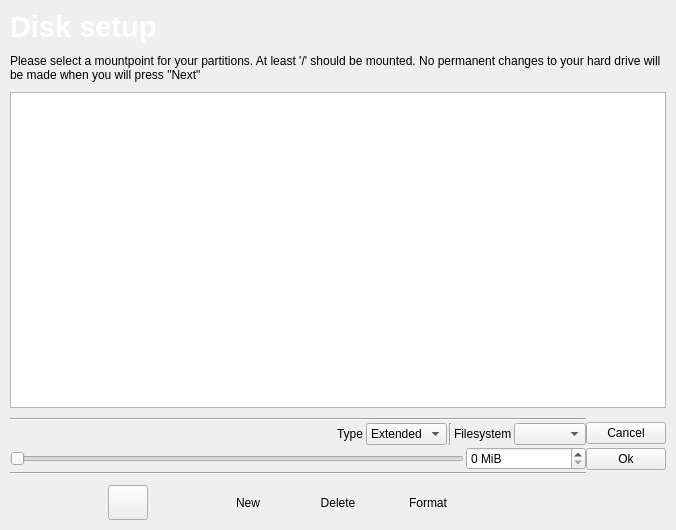
<?xml version="1.0" encoding="UTF-8"?>
<ui version="4.0">
 <class>Partition</class>
 <widget class="QWidget" name="Partition">
  <property name="geometry">
   <rect>
    <x>0</x>
    <y>0</y>
    <width>676</width>
    <height>530</height>
   </rect>
  </property>
  <property name="windowTitle">
   <string>Partition</string>
  </property>
  <layout class="QVBoxLayout" name="verticalLayout">
   <property name="spacing">
    <number>10</number>
   </property>
   <property name="margin">
    <number>10</number>
   </property>
   <item>
    <layout class="QHBoxLayout" name="horizontalLayout">
     <item>
      <widget class="QLabel" name="label">
       <property name="maximumSize">
        <size>
         <width>16777215</width>
         <height>50</height>
        </size>
       </property>
       <property name="font">
        <font>
         <pointsize>14</pointsize>
        </font>
       </property>
       <property name="text">
        <string>&lt;!DOCTYPE HTML PUBLIC &quot;-//W3C//DTD HTML 4.0//EN&quot; &quot;http://www.w3.org/TR/REC-html40/strict.dtd&quot;&gt;
&lt;html&gt;&lt;head&gt;&lt;meta name=&quot;qrichtext&quot; content=&quot;1&quot; /&gt;&lt;style type=&quot;text/css&quot;&gt;
p, li { white-space: pre-wrap; }
&lt;/style&gt;&lt;/head&gt;&lt;body style=&quot; font-family:'Bitstream Vera Sans'; font-size:9pt; font-weight:400; font-style:normal;&quot;&gt;
&lt;p style=&quot; margin-top:0px; margin-bottom:0px; margin-left:0px; margin-right:0px; -qt-block-indent:0; text-indent:0px; font-family:'Sans Serif'; font-size:10pt;&quot;&gt;&lt;span style=&quot; font-size:22pt; font-weight:600; color:#ffffff;&quot;&gt;Disk setup&lt;/span&gt;&lt;/p&gt;&lt;/body&gt;&lt;/html&gt;</string>
       </property>
      </widget>
     </item>
    </layout>
   </item>
   <item>
    <widget class="QLabel" name="descriptionLabel">
     <property name="maximumSize">
      <size>
       <width>16777215</width>
       <height>45</height>
      </size>
     </property>
     <property name="text">
      <string>Please select a mountpoint for your partitions. At least '/' should be mounted. No permanent changes to your hard drive will be made when you will press &quot;Next&quot;</string>
     </property>
     <property name="scaledContents">
      <bool>true</bool>
     </property>
     <property name="wordWrap">
      <bool>true</bool>
     </property>
    </widget>
   </item>
   <item>
    <widget class="PartitionViewWidget" name="treeWidget">
     <property name="rootIsDecorated">
      <bool>true</bool>
     </property>
     <property name="headerHidden">
      <bool>true</bool>
     </property>
     <column>
      <property name="text">
       <string notr="true">1</string>
      </property>
     </column>
    </widget>
   </item>
   <item>
    <layout class="QHBoxLayout" name="editPartitionLayout">
     <property name="spacing">
      <number>0</number>
     </property>
     <item>
      <layout class="QVBoxLayout" name="verticalLayout_2">
       <property name="spacing">
        <number>2</number>
       </property>
       <item>
        <widget class="Line" name="upLine">
         <property name="orientation">
          <enum>Qt::Horizontal</enum>
         </property>
        </widget>
       </item>
       <item>
        <layout class="QHBoxLayout" name="FileSystemLayout">
         <item>
          <spacer name="horizontalSpacer">
           <property name="orientation">
            <enum>Qt::Horizontal</enum>
           </property>
           <property name="sizeHint" stdset="0">
            <size>
             <width>40</width>
             <height>20</height>
            </size>
           </property>
          </spacer>
         </item>
         <item>
          <widget class="QLabel" name="typeLabel">
           <property name="text">
            <string>Type</string>
           </property>
          </widget>
         </item>
         <item>
          <widget class="KComboBox" name="typeBox">
           <item>
            <property name="text">
             <string>Extended</string>
            </property>
           </item>
           <item>
            <property name="text">
             <string>Primary</string>
            </property>
           </item>
          </widget>
         </item>
         <item>
          <widget class="Line" name="line">
           <property name="orientation">
            <enum>Qt::Vertical</enum>
           </property>
          </widget>
         </item>
         <item>
          <widget class="QLabel" name="filesystemLabel">
           <property name="text">
            <string>Filesystem</string>
           </property>
          </widget>
         </item>
         <item>
          <widget class="KComboBox" name="filesystemBox"/>
         </item>
        </layout>
       </item>
       <item>
        <layout class="QHBoxLayout" name="sizeLayout">
         <item>
          <widget class="QSlider" name="sizeSlider">
           <property name="orientation">
            <enum>Qt::Horizontal</enum>
           </property>
          </widget>
         </item>
         <item>
          <widget class="KIntSpinBox" name="sizeSpinBox">
           <property name="minimumSize">
            <size>
             <width>120</width>
             <height>0</height>
            </size>
           </property>
           <property name="suffix">
            <string> MiB</string>
           </property>
          </widget>
         </item>
        </layout>
       </item>
       <item>
        <widget class="Line" name="lowLine">
         <property name="orientation">
          <enum>Qt::Horizontal</enum>
         </property>
        </widget>
       </item>
      </layout>
     </item>
     <item>
      <layout class="QVBoxLayout" name="verticalLayout_3">
       <item>
        <widget class="KPushButton" name="editPartitionCancelButton">
         <property name="text">
          <string>Cancel</string>
         </property>
        </widget>
       </item>
       <item>
        <widget class="KPushButton" name="editPartitionOkButton">
         <property name="text">
          <string>Ok</string>
         </property>
        </widget>
       </item>
      </layout>
     </item>
    </layout>
   </item>
   <item>
    <layout class="QHBoxLayout" name="horizontalLayout_2">
     <item>
      <spacer name="horizontalSpacer_2">
       <property name="orientation">
        <enum>Qt::Horizontal</enum>
       </property>
       <property name="sizeHint" stdset="0">
        <size>
         <width>40</width>
         <height>20</height>
        </size>
       </property>
      </spacer>
     </item>
     <item>
      <widget class="QPushButton" name="advancedButton">
       <property name="minimumSize">
        <size>
         <width>0</width>
         <height>35</height>
        </size>
       </property>
       <property name="toolTip">
        <string>Advanced...</string>
       </property>
       <property name="text">
        <string/>
       </property>
      </widget>
     </item>
     <item>
      <widget class="QPushButton" name="newPartTableButton">
       <property name="minimumSize">
        <size>
         <width>35</width>
         <height>35</height>
        </size>
       </property>
       <property name="toolTip">
        <string>Create a new partition table on the selected device</string>
       </property>
       <property name="text">
        <string/>
       </property>
       <property name="flat">
        <bool>true</bool>
       </property>
      </widget>
     </item>
     <item>
      <widget class="QPushButton" name="newButton">
       <property name="minimumSize">
        <size>
         <width>35</width>
         <height>35</height>
        </size>
       </property>
       <property name="toolTip">
        <string/>
       </property>
       <property name="text">
        <string>New</string>
       </property>
       <property name="flat">
        <bool>true</bool>
       </property>
      </widget>
     </item>
     <item>
      <widget class="QPushButton" name="deleteButton">
       <property name="minimumSize">
        <size>
         <width>35</width>
         <height>35</height>
        </size>
       </property>
       <property name="toolTip">
        <string/>
       </property>
       <property name="text">
        <string>Delete</string>
       </property>
       <property name="flat">
        <bool>true</bool>
       </property>
      </widget>
     </item>
     <item>
      <widget class="QPushButton" name="formatButton">
       <property name="minimumSize">
        <size>
         <width>35</width>
         <height>35</height>
        </size>
       </property>
       <property name="toolTip">
        <string/>
       </property>
       <property name="text">
        <string>Format</string>
       </property>
       <property name="checkable">
        <bool>true</bool>
       </property>
       <property name="flat">
        <bool>true</bool>
       </property>
      </widget>
     </item>
     <item>
      <widget class="QPushButton" name="undoButton">
       <property name="minimumSize">
        <size>
         <width>35</width>
         <height>35</height>
        </size>
       </property>
       <property name="toolTip">
        <string>Undo</string>
       </property>
       <property name="text">
        <string/>
       </property>
       <property name="flat">
        <bool>true</bool>
       </property>
      </widget>
     </item>
     <item>
      <widget class="QPushButton" name="unmountButton">
       <property name="minimumSize">
        <size>
         <width>35</width>
         <height>35</height>
        </size>
       </property>
       <property name="toolTip">
        <string>Unmount the selected partition</string>
       </property>
       <property name="text">
        <string/>
       </property>
       <property name="flat">
        <bool>true</bool>
       </property>
      </widget>
     </item>
     <item>
      <spacer name="horizontalSpacer_3">
       <property name="orientation">
        <enum>Qt::Horizontal</enum>
       </property>
       <property name="sizeHint" stdset="0">
        <size>
         <width>40</width>
         <height>20</height>
        </size>
       </property>
      </spacer>
     </item>
    </layout>
   </item>
  </layout>
 </widget>
 <customwidgets>
  <customwidget>
   <class>KIntSpinBox</class>
   <extends>QSpinBox</extends>
   <header>knuminput.h</header>
  </customwidget>
  <customwidget>
   <class>KPushButton</class>
   <extends>QPushButton</extends>
   <header>kpushbutton.h</header>
  </customwidget>
  <customwidget>
   <class>KComboBox</class>
   <extends>QComboBox</extends>
   <header>kcombobox.h</header>
  </customwidget>
  <customwidget>
   <class>PartitionViewWidget</class>
   <extends>QTreeWidget</extends>
   <header>src/pages/partitionpage.h</header>
  </customwidget>
 </customwidgets>
 <resources>
  <include location="../tribe.qrc"/>
 </resources>
 <connections/>
</ui>
